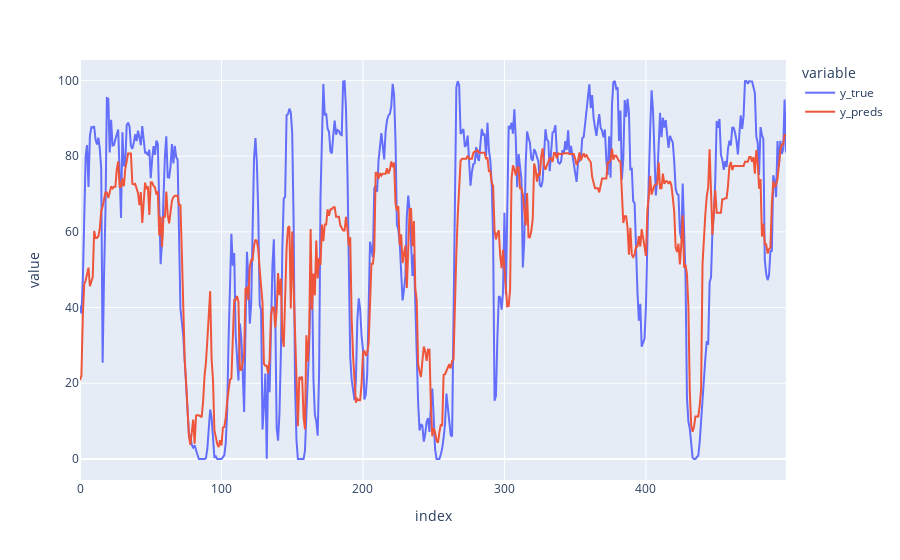

Notebook code cell kept with this figure:
### Markdown cell above
### Plot predictions

### Code cell
import plotly.express as px

df = pd.DataFrame({"y_true": y_true, "y_preds": y_preds}).head(500)
fig = px.line(df, y=["y_true", "y_preds"], title="")
fig.show()

### Figure 1 — Plotly figure (JSON) as saved in the notebook; plotly's stock layout.template omitted (floating-point values rounded to 4 significant figures; data arrays with more than 128 entries replaced by an {"elided": "..."} marker saying what was removed)
{"data": [{"hovertemplate": "variable=y_true<br>index=%{x}<br>value=%{y}<extra></extra>", "legendgroup": "y_true", "line": {"color": "#636efa", "dash": "solid"}, "marker": {"symbol": "circle"}, "mode": "lines", "name": "y_true", "orientation": "v", "showlegend": true, "type": "scatter", "x": {"elided": "500 int values"}, "xaxis": "x", "y": {"elided": "500 float values"}, "yaxis": "y"}, {"hovertemplate": "variable=y_preds<br>index=%{x}<br>value=%{y}<extra></extra>", "legendgroup": "y_preds", "line": {"color": "#EF553B", "dash": "solid"}, "marker": {"symbol": "circle"}, "mode": "lines", "name": "y_preds", "orientation": "v", "showlegend": true, "type": "scatter", "x": {"elided": "500 int values"}, "xaxis": "x", "y": {"elided": "500 float values"}, "yaxis": "y"}], "layout": {"legend": {"title": {"text": "variable"}, "tracegroupgap": 0}, "margin": {"t": 60}, "xaxis": {"anchor": "y", "domain": [0, 1], "title": {"text": "index"}}, "yaxis": {"anchor": "x", "domain": [0, 1], "title": {"text": "value"}}}}
